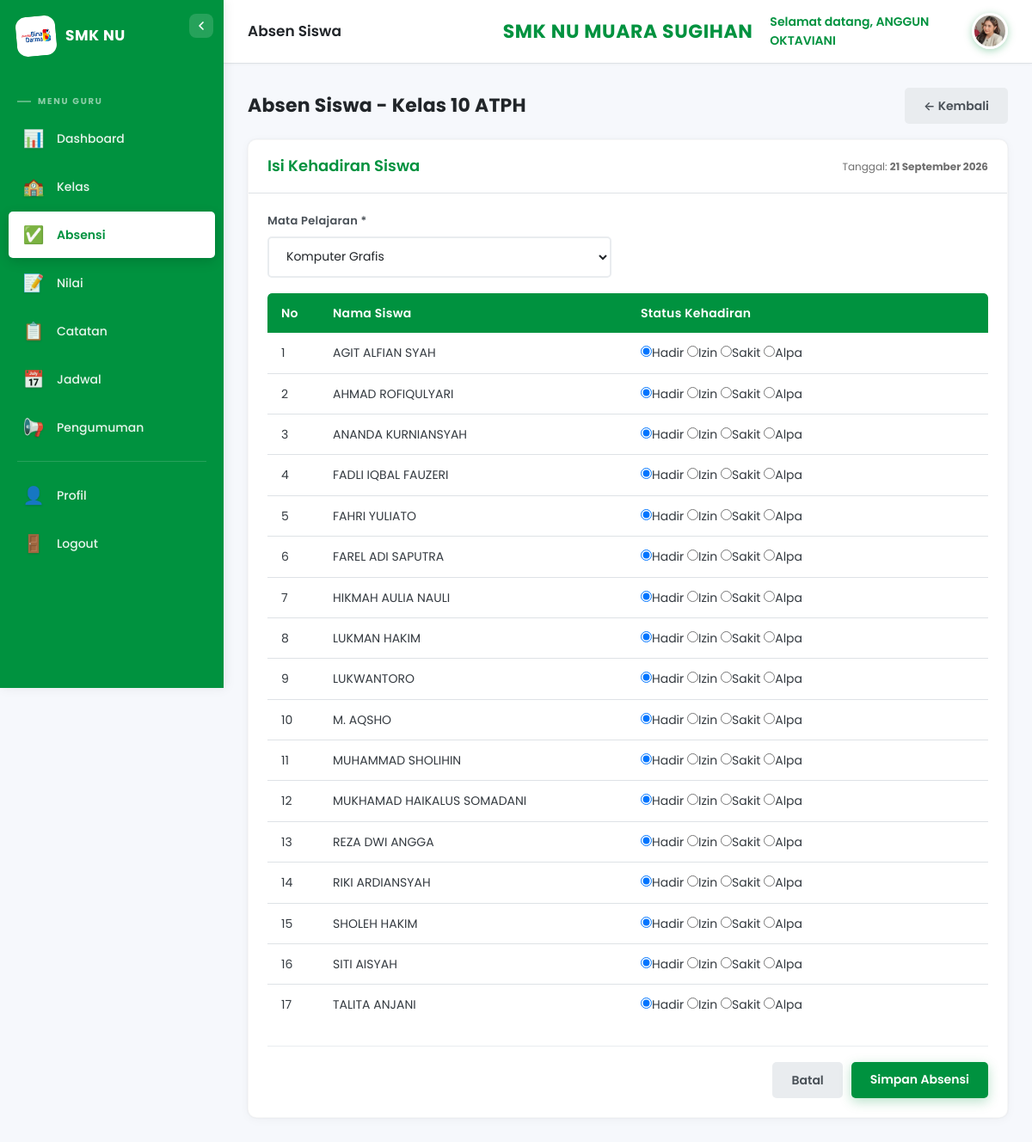
Page /public/index.php?page=absensi&action=siswa&kelas_id=4&mapel_id=19 (signed in) on the committed database.
### tables this page shows
CREATE TABLE `guru` (
  `id` int NOT NULL,
  `kode_guru` varchar(20) NOT NULL,
  `user_id` int DEFAULT NULL,
  `nama` varchar(100) NOT NULL,
  `jenis_kelamin` enum('Laki-Laki','Perempuan') NOT NULL,
  `tempat_lahir` varchar(100) DEFAULT NULL,
  `tanggal_lahir` date DEFAULT NULL,
  `alamat` text,
  `no_hp` varchar(20) DEFAULT NULL,
  `email` varchar(100) DEFAULT NULL,
  `agama` varchar(20) DEFAULT NULL,
  `tahun_masuk` year NOT NULL,
  `foto` varchar(255) DEFAULT NULL,
  `nuptk` varchar(20) DEFAULT NULL,
  `nik` varchar(20) DEFAULT NULL,
  `nip` varchar(30) DEFAULT NULL,
  `status_kepegawaian` varchar(50) DEFAULT NULL,
  `jenis_ptk` varchar(50) DEFAULT NULL,
  `gelar` varchar(50) DEFAULT NULL,
  `jenjang_pendidikan` varchar(20) DEFAULT NULL,
  `jurusan_prodi` varchar(100) DEFAULT NULL,
  `tmt_kerja` date DEFAULT NULL,
  `tugas_tambahan` varchar(100) DEFAULT NULL,
  `created_at` timestamp NOT NULL DEFAULT CURRENT_TIMESTAMP,
  `updated_at` timestamp NOT NULL DEFAULT CURRENT_TIMESTAMP ON UPDATE CURRENT_TIMESTAMP
);

CREATE TABLE `kelas` (
  `id` int NOT NULL,
  `kode_kelas` varchar(20) NOT NULL,
  `nama_kelas` varchar(50) NOT NULL,
  `wali_kelas_id` int DEFAULT NULL,
  `tahun_ajaran_id` int NOT NULL,
  `created_at` timestamp NOT NULL DEFAULT CURRENT_TIMESTAMP,
  `updated_at` timestamp NOT NULL DEFAULT CURRENT_TIMESTAMP ON UPDATE CURRENT_TIMESTAMP
);

CREATE TABLE `siswa` (
  `id` int NOT NULL,
  `kode_siswa` varchar(20) NOT NULL,
  `user_id` int DEFAULT NULL,
  `nisn` varchar(20) NOT NULL,
  `nipd` varchar(20) DEFAULT NULL,
  `nik` varchar(20) DEFAULT NULL,
  `nama` varchar(100) NOT NULL,
  `jenis_kelamin` enum('Laki-Laki','Perempuan') NOT NULL,
  `tempat_lahir` varchar(100) DEFAULT NULL,
  `tanggal_lahir` date DEFAULT NULL,
  `alamat` text,
  `rt` varchar(5) DEFAULT NULL,
  `rw` varchar(5) DEFAULT NULL,
  `kelurahan` varchar(100) DEFAULT NULL,
  `kecamatan` varchar(100) DEFAULT NULL,
  `kode_pos` varchar(10) DEFAULT NULL,
  `no_hp` varchar(20) DEFAULT NULL,
  `penerima_kip` enum('ya','tidak') DEFAULT 'tidak',
  `nomor_kip` varchar(30) DEFAULT NULL,
  `sekolah_asal` varchar(150) DEFAULT NULL,
  `jenis_tinggal` varchar(50) DEFAULT NULL,
  `anak_ke` int DEFAULT NULL,
  `jml_saudara` int DEFAULT NULL,
  `jarak_sekolah_km` decimal(5,2) DEFAULT NULL,
  `ayah_nama` varchar(100) DEFAULT NULL,
  `ayah_nik` varchar(20) DEFAULT NULL,
  `ayah_tahun_lahir` year DEFAULT NULL,
  `ayah_pendidikan` varchar(20) DEFAULT NULL,
  `ayah_pekerjaan` varchar(100) DEFAULT NULL,
  `ibu_nama` varchar(100) DEFAULT NULL,
  `ibu_nik` varchar(20) DEFAULT NULL,
  `ibu_tahun_lahir` year DEFAULT NULL,
  `ibu_pendidikan` varchar(20) DEFAULT NULL,
  `ibu_pekerjaan` varchar(100) DEFAULT NULL,
  `agama` varchar(20) DEFAULT NULL,
  `wali_siswa` varchar(100) DEFAULT NULL,
  `tahun_masuk` year NOT NULL,
  `foto` varchar(255) DEFAULT NULL,
  `created_at` timestamp NOT NULL DEFAULT CURRENT_TIMESTAMP,
  `updated_at` timestamp NOT NULL DEFAULT CURRENT_TIMESTAMP ON UPDATE CURRENT_TIMESTAMP
);

### controllers/AbsensiController.php (called while the page is built, shortened)
<?php
class AbsensiController {
    public function siswa() {
        $db=getDB();
        $guru=(new GuruModel())->whereOne('user_id',Auth::id());
        $kelasId=$_GET['kelas_id']??null;
        $kelas=(new KelasModel())->find($kelasId);
        $siswaList=$db->prepare("SELECT s.* FROM siswa s JOIN kelas_siswa ks ON s.id=ks.siswa_id WHERE ks.kelas_id=? ORDER BY s.nama");
        $siswaList->execute([$kelasId]); $siswaList=$siswaList->fetchAll();
        $mapelList=$db->prepare("SELECT DISTINCT m.id,m.nama_mapel FROM jadwal j JOIN mapel m ON j.mapel_id=m.id WHERE j.guru_id=? AND j.kelas_id=?");
        $mapelList->execute([$guru['id'],$kelasId]); $mapelList=$mapelList->fetchAll();
        require VIEW_PATH.'/guru/absensi/siswa.php';
    }
}

### config/database.php (called while the page is built, shortened)
<?php
function getDB() {
    static $pdo = null;
    if ($pdo === null) {
        try {
            $pdo = new PDO("mysql:host=".DB_HOST.";dbname=".DB_NAME.";charset=utf8mb4", DB_USER, DB_PASS);
            $pdo->setAttribute(PDO::ATTR_ERRMODE, PDO::ERRMODE_EXCEPTION);
            $pdo->setAttribute(PDO::ATTR_DEFAULT_FETCH_MODE, PDO::FETCH_ASSOC);
        } catch (PDOException $e) { die("DB Error: ".$e->getMessage()); }
    }
    return $pdo;
}

### core/Model.php (called while the page is built, shortened)
<?php
class Model {
    protected $db;
    protected $table;
    public function __construct() { $this->db = getDB(); }
    public function find($id) {
        $st=$this->db->prepare("SELECT * FROM {$this->table} WHERE id=?");
        $st->execute([$id]); return $st->fetch();
    }
}

### config/app.php (called while the page is built, shortened)
<?php
function base_url($path='') {
    $script = $_SERVER['SCRIPT_NAME'];
    $base = rtrim(dirname($script), '/');
    return $base.'/'.$path;
}
function format_kelas($nama) {
    $nama = trim((string)$nama);
    if (preg_match('/^kelas\s+/i', $nama)) {
        return $nama;
    }
    return 'Kelas ' . $nama;
}

### core/Auth.php (called while the page is built, shortened)
<?php
class Auth {
    public static function user($k=null) { self::start(); return $k ? ($_SESSION[$k]??null) : ($_SESSION??null); }
}

### views/guru/absensi/siswa.php (the view, shortened to what this page needs)
<?php $pageTitle='Absen Siswa'; ob_start();
$mapelIdSel = $_GET['mapel_id'] ?? ($mapelList[0]['id'] ?? null);
?>
<div class="dash-header-row">
    <h2 class="page-title">Absen Siswa - <?= htmlspecialchars(format_kelas($kelas['nama_kelas'])) ?></h2>
    <a href="<?= base_url('index.php?page=absensi') ?>" class="btn btn-secondary">← Kembali</a>
</div>
<div class="card">
    <div class="card-header">
        <h3>Isi Kehadiran Siswa</h3>
        <p style="color:var(--gray-500);font-size:12px;">Tanggal: <strong><?= date('d F Y', time()) ?></strong></p>
    </div>
    <div class="card-body">
        <?php if(empty($siswaList)): ?>
            <p class="empty-state">Belum ada siswa di kelas ini.</p>
        <?php else: ?>
        <form method="POST" action="<?= base_url('index.php?page=absensi&action=storeSiswa') ?>">
            <div class="form-group" style="max-width:400px;">
                <label>Mata Pelajaran *</label>
                <select name="mapel_id" class="form-control" required>
                    <?php foreach($mapelList as $m): ?>
                        <option value="<?= $m['id'] ?>" <?= $mapelIdSel==$m['id']?'selected':'' ?>><?= htmlspecialchars($m['nama_mapel']) ?></option>
                    <?php endforeach; ?>
                </select>
            </div>
            <div class="table-responsive">
                <table class="table">
                    <thead><tr><th style="width:60px;">No</th><th>Nama Siswa</th><th style="width:420px;">Status Kehadiran</th></tr></thead>
                    <tbody>
                        <?php foreach($siswaList as $i => $s): ?>
                        <tr>
                            <td><?= $i+1 ?></td>
                            <td><?= htmlspecialchars($s['nama']) ?></td>
                            <td>
                                <div class="status-buttons sm" style="margin:0;">
                                    <?php foreach(['Hadir','Izin','Sakit','Alpa'] as $st): ?>
                                    <label class="status-btn"><input type="radio" name="absensi[<?= $s['id'] ?>]" value="<?= $st ?>" <?= $st==='Hadir'?'checked':'' ?>><span><?= $st ?></span></label>
                                    <?php endforeach; ?>
                                </div>
                            </td>
                        </tr>
                        <?php endforeach; ?>
                    </tbody>
                </table>
            </div>
            <div class="form-actions">
                <a href="<?= base_url('index.php?page=absensi') ?>" class="btn btn-secondary">Batal</a>
                <button type="submit" class="btn btn-primary">Simpan Absensi</button>
            </div>
        </form>
        <?php endif; ?>
    </div>
</div>
<?php $content=ob_get_clean(); require VIEW_PATH.'/layouts/admin.php'; ?>

### views/components/header.php (shortened to what this page needs)
<div class="top-header">
    <div class="header-left">
        <h2><?= $pageTitle ?? 'Dashboard' ?></h2>
    </div>
    <div class="header-center">
        <h1>SMK NU MUARA SUGIHAN</h1>
    </div>
    <div class="header-right">
        <span>Selamat datang, <?= htmlspecialchars(Auth::user('nama')) ?></span>
        <div class="profile-dropdown">
            <?php
            $headerFotoUrl = null;
            if (Auth::role() === 'guru') {
                $hGuru = getDB()->prepare("SELECT foto FROM guru WHERE user_id=? LIMIT 1");
                $hGuru->execute([Auth::id()]);
                $hGuruRow = $hGuru->fetch();
                if (!empty($hGuruRow['foto']) && file_exists(BASE_PATH . '/public/uploads/guru/' . $hGuruRow['foto'])) {
                    $headerFotoUrl = base_url('uploads/guru/' . $hGuruRow['foto']);
                }
            }
            ?>
            <div class="profile-avatar" onclick="toggleDropdown()" title="Menu profil" style="<?= $headerFotoUrl ? 'background:none;padding:0;' : '' ?>">
                <?php if ($headerFotoUrl): ?>
                    <img src="<?= $headerFotoUrl ?>" alt="Avatar" style="width:36px;height:36px;border-radius:50%;object-fit:cover;">
                <?php else: ?>
                    <?= strtoupper(substr(Auth::user('nama'),0,1)) ?>
                <?php endif; ?>
            </div>
        </div>
    </div>
</div>

### rows in the picture
guru: foto (picture)
kelas: nama_kelas "Kelas 10 ATPH"
siswa: nama "AGIT ALFIAN SYAH", st "Hadir", st "Izin", st "Sakit", st "Alpa"
siswa: nama "AHMAD ROFIQULYARI", st "Hadir", st "Izin", st "Sakit", st "Alpa"
siswa: nama "ANANDA KURNIANSYAH", st "Hadir", st "Izin", st "Sakit", st "Alpa"
siswa: nama "FADLI IQBAL FAUZERI", st "Hadir", st "Izin", st "Sakit", st "Alpa"
siswa: nama "FAHRI YULIATO", st "Hadir", st "Izin", st "Sakit", st "Alpa"
siswa: nama "FAREL ADI SAPUTRA", st "Hadir", st "Izin", st "Sakit", st "Alpa"
siswa: nama "HIKMAH AULIA NAULI", st "Hadir", st "Izin", st "Sakit", st "Alpa"
siswa: nama "LUKMAN HAKIM", st "Hadir", st "Izin", st "Sakit", st "Alpa"
siswa: nama "LUKWANTORO", st "Hadir", st "Izin", st "Sakit", st "Alpa"
siswa: nama "M. AQSHO", st "Hadir", st "Izin", st "Sakit", st "Alpa"
siswa: nama "MUHAMMAD SHOLIHIN", st "Hadir", st "Izin", st "Sakit", st "Alpa"
siswa: nama "MUKHAMAD HAIKALUS SOMADANI", st "Hadir", st "Izin", st "Sakit", st "Alpa"
siswa: nama "REZA DWI ANGGA", st "Hadir", st "Izin", st "Sakit", st "Alpa"
siswa: nama "RIKI ARDIANSYAH", st "Hadir", st "Izin", st "Sakit", st "Alpa"
siswa: nama "SHOLEH HAKIM", st "Hadir", st "Izin", st "Sakit", st "Alpa"
siswa: nama "SITI AISYAH", st "Hadir", st "Izin", st "Sakit", st "Alpa"
siswa: nama "TALITA ANJANI", st "Hadir", st "Izin", st "Sakit", st "Alpa"

### other values in the picture
$pageTitle "Absen Siswa"
Auth::user('nama') "ANGGUN OKTAVIANI"
form field mapel_id "Komputer Grafis"
